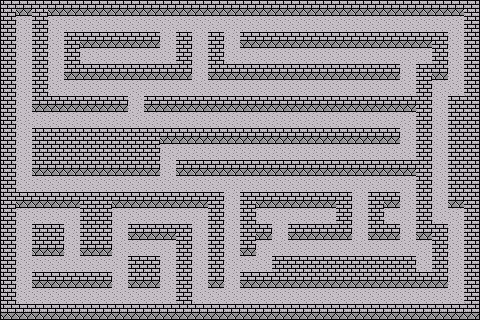

The image is a tile-based game level rendered from a .tmx file. Its description and complete source (layers, tilesets, objects, tile grids) follow:
An orthogonal 30x20 tile map with 16x16 px tiles, 1 tile layer (Tile Layer 1).

<map version="1.10" tiledversion="1.10.2" orientation="orthogonal" renderorder="right-down" width="30" height="20" tilewidth="16" tileheight="16" infinite="0" nextlayerid="2" nextobjectid="1">
 <editorsettings>
  <export target="level1.csv" format="csv" />
 </editorsettings>
 <tileset firstgid="1" source="tileset1.tsx" />
 <layer id="1" name="Tile Layer 1" width="30" height="20">
  <data encoding="csv">
160,221,191,221,221,221,221,221,221,221,221,221,221,221,221,221,221,221,221,221,221,221,221,221,221,221,221,221,221,162,
190,193,191,193,193,193,193,193,193,193,193,193,193,193,193,193,193,193,193,193,193,193,193,193,193,193,193,193,193,192,
190,193,191,193,191,221,221,221,221,221,193,191,193,191,193,221,221,221,221,221,221,221,221,221,221,221,221,191,193,192,
190,193,191,193,191,193,193,193,193,193,193,191,193,191,193,193,193,193,193,193,193,193,193,193,193,193,193,191,193,192,
190,193,191,193,221,221,221,221,221,221,221,221,193,221,221,221,221,221,221,221,221,221,221,221,221,193,191,221,193,192,
190,193,191,193,193,193,193,193,193,193,193,193,193,193,193,193,193,193,193,193,193,193,193,193,193,193,191,193,193,192,
190,193,221,221,221,221,221,221,193,221,221,221,221,221,221,221,221,221,221,221,221,221,221,221,221,221,191,193,191,192,
190,193,193,193,193,193,193,193,193,193,193,193,193,193,193,193,193,193,193,193,193,193,193,193,193,193,191,193,191,192,
190,193,191,191,191,191,191,191,191,191,221,221,221,221,221,221,221,221,221,221,221,221,221,221,221,193,191,193,191,192,
190,193,191,191,191,191,191,191,191,191,193,193,193,193,193,193,193,193,193,193,193,193,193,193,193,193,191,193,191,192,
190,193,221,221,221,221,221,221,221,221,193,221,221,221,221,221,221,221,221,221,221,221,221,221,221,221,191,193,191,192,
190,193,193,193,193,193,193,193,193,193,193,193,193,193,193,193,193,193,193,193,193,193,193,193,193,193,191,193,191,192,
190,221,221,221,221,191,191,221,221,221,221,221,221,191,193,191,221,221,221,221,221,191,193,191,221,193,191,193,221,192,
190,193,193,193,193,191,191,193,193,193,193,193,193,191,193,191,193,193,193,193,193,191,193,191,193,193,191,193,193,192,
190,193,191,191,193,191,191,193,221,221,221,191,193,191,193,191,221,193,221,221,221,221,193,221,221,193,221,191,193,192,
190,193,221,221,193,221,221,193,193,193,193,191,193,191,193,221,193,193,193,193,193,193,193,193,193,193,193,191,193,192,
190,193,193,193,193,193,193,193,191,191,193,191,193,191,193,193,193,191,191,191,191,191,191,191,191,191,193,191,193,192,
190,193,221,221,221,221,221,193,221,221,193,191,193,221,193,221,221,221,221,221,221,221,221,221,221,221,221,221,193,192,
190,193,193,193,193,193,193,193,193,193,193,191,193,193,193,193,193,193,193,193,193,193,193,193,193,193,193,193,193,192,
220,221,221,221,221,221,221,221,221,221,221,221,221,221,221,221,221,221,221,221,221,221,221,221,221,221,221,221,221,222
</data>
 </layer>
</map>
